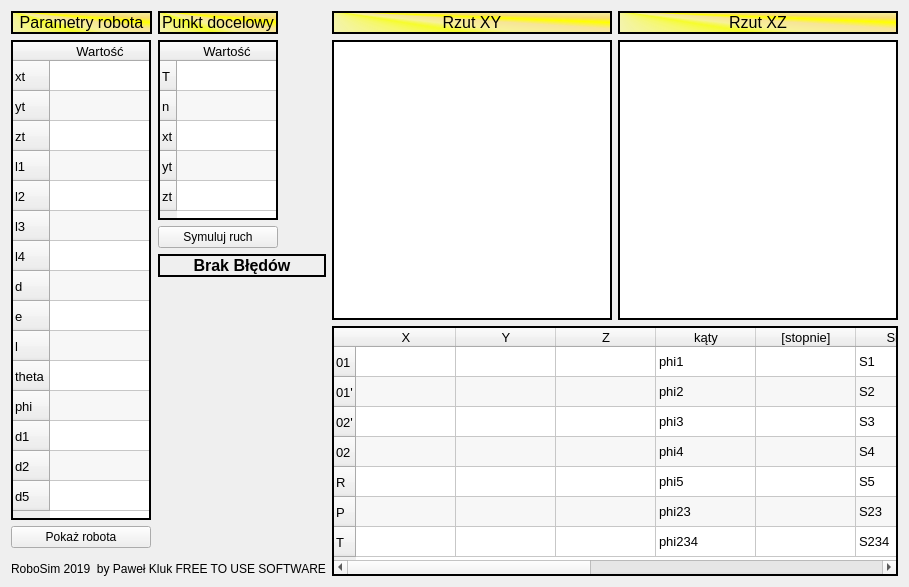
<?xml version="1.0" encoding="UTF-8"?>
<ui version="4.0">
 <class>MainWindow</class>
 <widget class="QMainWindow" name="MainWindow">
  <property name="geometry">
   <rect>
    <x>0</x>
    <y>0</y>
    <width>871</width>
    <height>584</height>
   </rect>
  </property>
  <property name="windowTitle">
   <string>RoboSim 2019</string>
  </property>
  <property name="windowIcon">
   <iconset resource="data.qrc">
    <normaloff>:/images/icon.png</normaloff>:/images/icon.png</iconset>
  </property>
  <property name="autoFillBackground">
   <bool>true</bool>
  </property>
  <property name="styleSheet">
   <string notr="true"/>
  </property>
  <widget class="QWidget" name="centralWidget">
   <layout class="QGridLayout" name="gridLayout">
    <item row="0" column="0">
     <layout class="QVBoxLayout" name="verticalLayout_4">
      <item>
       <layout class="QHBoxLayout" name="horizontalLayout">
        <item>
         <layout class="QVBoxLayout" name="verticalLayout_3">
          <item>
           <widget class="QLabel" name="label">
            <property name="sizePolicy">
             <sizepolicy hsizetype="Fixed" vsizetype="Fixed">
              <horstretch>0</horstretch>
              <verstretch>0</verstretch>
             </sizepolicy>
            </property>
            <property name="minimumSize">
             <size>
              <width>141</width>
              <height>0</height>
             </size>
            </property>
            <property name="font">
             <font>
              <pointsize>12</pointsize>
             </font>
            </property>
            <property name="autoFillBackground">
             <bool>false</bool>
            </property>
            <property name="styleSheet">
             <string notr="true">background-color: qconicalgradient(cx:0, cy:0, angle:135, stop:0 rgba(255, 255, 0, 69), stop:0.375 rgba(255, 255, 0, 69), stop:0.423533 rgba(251, 255, 0, 145), stop:0.45 rgba(247, 255, 0, 208), stop:0.477581 rgba(255, 244, 71, 130), stop:0.518717 rgba(255, 218, 71, 130), stop:0.55 rgba(255, 255, 0, 255), stop:0.57754 rgba(255, 203, 0, 130), stop:0.625 rgba(255, 255, 0, 69), stop:1 rgba(255, 255, 0, 69));</string>
            </property>
            <property name="frameShape">
             <enum>QFrame::WinPanel</enum>
            </property>
            <property name="frameShadow">
             <enum>QFrame::Plain</enum>
            </property>
            <property name="text">
             <string>Parametry robota</string>
            </property>
            <property name="alignment">
             <set>Qt::AlignCenter</set>
            </property>
           </widget>
          </item>
          <item>
           <widget class="QTableWidget" name="RobPar">
            <property name="sizePolicy">
             <sizepolicy hsizetype="Fixed" vsizetype="Expanding">
              <horstretch>0</horstretch>
              <verstretch>0</verstretch>
             </sizepolicy>
            </property>
            <property name="minimumSize">
             <size>
              <width>140</width>
              <height>480</height>
             </size>
            </property>
            <property name="maximumSize">
             <size>
              <width>140</width>
              <height>480</height>
             </size>
            </property>
            <property name="font">
             <font>
              <pointsize>10</pointsize>
             </font>
            </property>
            <property name="frameShape">
             <enum>QFrame::WinPanel</enum>
            </property>
            <property name="frameShadow">
             <enum>QFrame::Plain</enum>
            </property>
            <property name="midLineWidth">
             <number>0</number>
            </property>
            <property name="sizeAdjustPolicy">
             <enum>QAbstractScrollArea::AdjustIgnored</enum>
            </property>
            <property name="editTriggers">
             <set>QAbstractItemView::AnyKeyPressed|QAbstractItemView::DoubleClicked|QAbstractItemView::EditKeyPressed|QAbstractItemView::SelectedClicked</set>
            </property>
            <property name="defaultDropAction">
             <enum>Qt::IgnoreAction</enum>
            </property>
            <property name="alternatingRowColors">
             <bool>true</bool>
            </property>
            <property name="textElideMode">
             <enum>Qt::ElideRight</enum>
            </property>
            <property name="gridStyle">
             <enum>Qt::SolidLine</enum>
            </property>
            <property name="sortingEnabled">
             <bool>false</bool>
            </property>
            <property name="rowCount">
             <number>15</number>
            </property>
            <attribute name="horizontalHeaderCascadingSectionResizes">
             <bool>false</bool>
            </attribute>
            <attribute name="verticalHeaderShowSortIndicator" stdset="0">
             <bool>true</bool>
            </attribute>
            <row>
             <property name="text">
              <string>xt</string>
             </property>
            </row>
            <row>
             <property name="text">
              <string>yt</string>
             </property>
            </row>
            <row>
             <property name="text">
              <string>zt</string>
             </property>
            </row>
            <row>
             <property name="text">
              <string>l1</string>
             </property>
            </row>
            <row>
             <property name="text">
              <string>l2</string>
             </property>
            </row>
            <row>
             <property name="text">
              <string>l3</string>
             </property>
            </row>
            <row>
             <property name="text">
              <string>l4</string>
             </property>
            </row>
            <row>
             <property name="text">
              <string>d</string>
             </property>
            </row>
            <row>
             <property name="text">
              <string>e</string>
             </property>
            </row>
            <row>
             <property name="text">
              <string>l</string>
             </property>
            </row>
            <row>
             <property name="text">
              <string>theta</string>
             </property>
            </row>
            <row>
             <property name="text">
              <string>phi</string>
             </property>
            </row>
            <row>
             <property name="text">
              <string>d1</string>
             </property>
            </row>
            <row>
             <property name="text">
              <string>d2</string>
             </property>
            </row>
            <row>
             <property name="text">
              <string>d5</string>
             </property>
            </row>
            <column>
             <property name="text">
              <string>Wartość</string>
             </property>
            </column>
            <item row="0" column="0">
             <property name="text">
              <string/>
             </property>
            </item>
           </widget>
          </item>
          <item>
           <widget class="QPushButton" name="Show">
            <property name="sizePolicy">
             <sizepolicy hsizetype="Fixed" vsizetype="Fixed">
              <horstretch>0</horstretch>
              <verstretch>0</verstretch>
             </sizepolicy>
            </property>
            <property name="minimumSize">
             <size>
              <width>140</width>
              <height>0</height>
             </size>
            </property>
            <property name="text">
             <string>Pokaż robota</string>
            </property>
           </widget>
          </item>
          <item>
           <spacer name="verticalSpacer">
            <property name="orientation">
             <enum>Qt::Vertical</enum>
            </property>
            <property name="sizeHint" stdset="0">
             <size>
              <width>20</width>
              <height>40</height>
             </size>
            </property>
           </spacer>
          </item>
         </layout>
        </item>
        <item>
         <layout class="QVBoxLayout" name="verticalLayout">
          <item>
           <layout class="QVBoxLayout" name="verticalLayout_2">
            <item>
             <widget class="QLabel" name="label_3">
              <property name="sizePolicy">
               <sizepolicy hsizetype="Fixed" vsizetype="Fixed">
                <horstretch>0</horstretch>
                <verstretch>0</verstretch>
               </sizepolicy>
              </property>
              <property name="minimumSize">
               <size>
                <width>120</width>
                <height>0</height>
               </size>
              </property>
              <property name="maximumSize">
               <size>
                <width>120</width>
                <height>16777215</height>
               </size>
              </property>
              <property name="font">
               <font>
                <pointsize>12</pointsize>
               </font>
              </property>
              <property name="autoFillBackground">
               <bool>false</bool>
              </property>
              <property name="styleSheet">
               <string notr="true">background-color: qconicalgradient(cx:0, cy:0, angle:135, stop:0 rgba(255, 255, 0, 69), stop:0.375 rgba(255, 255, 0, 69), stop:0.423533 rgba(251, 255, 0, 145), stop:0.45 rgba(247, 255, 0, 208), stop:0.477581 rgba(255, 244, 71, 130), stop:0.518717 rgba(255, 218, 71, 130), stop:0.55 rgba(255, 255, 0, 255), stop:0.57754 rgba(255, 203, 0, 130), stop:0.625 rgba(255, 255, 0, 69), stop:1 rgba(255, 255, 0, 69));</string>
              </property>
              <property name="frameShape">
               <enum>QFrame::WinPanel</enum>
              </property>
              <property name="frameShadow">
               <enum>QFrame::Plain</enum>
              </property>
              <property name="text">
               <string>Punkt docelowy</string>
              </property>
              <property name="alignment">
               <set>Qt::AlignCenter</set>
              </property>
             </widget>
            </item>
            <item>
             <widget class="QTableWidget" name="FinishCord">
              <property name="sizePolicy">
               <sizepolicy hsizetype="Fixed" vsizetype="Fixed">
                <horstretch>0</horstretch>
                <verstretch>0</verstretch>
               </sizepolicy>
              </property>
              <property name="minimumSize">
               <size>
                <width>120</width>
                <height>180</height>
               </size>
              </property>
              <property name="maximumSize">
               <size>
                <width>120</width>
                <height>180</height>
               </size>
              </property>
              <property name="baseSize">
               <size>
                <width>120</width>
                <height>100</height>
               </size>
              </property>
              <property name="font">
               <font>
                <pointsize>10</pointsize>
               </font>
              </property>
              <property name="frameShape">
               <enum>QFrame::WinPanel</enum>
              </property>
              <property name="frameShadow">
               <enum>QFrame::Plain</enum>
              </property>
              <property name="alternatingRowColors">
               <bool>true</bool>
              </property>
              <row>
               <property name="text">
                <string>T</string>
               </property>
              </row>
              <row>
               <property name="text">
                <string>n</string>
               </property>
              </row>
              <row>
               <property name="text">
                <string>xt</string>
               </property>
              </row>
              <row>
               <property name="text">
                <string>yt</string>
               </property>
              </row>
              <row>
               <property name="text">
                <string>zt</string>
               </property>
              </row>
              <column>
               <property name="text">
                <string>Wartość</string>
               </property>
              </column>
             </widget>
            </item>
            <item>
             <widget class="QPushButton" name="Move">
              <property name="sizePolicy">
               <sizepolicy hsizetype="Fixed" vsizetype="Fixed">
                <horstretch>0</horstretch>
                <verstretch>0</verstretch>
               </sizepolicy>
              </property>
              <property name="minimumSize">
               <size>
                <width>120</width>
                <height>0</height>
               </size>
              </property>
              <property name="autoFillBackground">
               <bool>false</bool>
              </property>
              <property name="text">
               <string>Symuluj ruch</string>
              </property>
             </widget>
            </item>
            <item>
             <widget class="QLabel" name="ErrLabel">
              <property name="font">
               <font>
                <pointsize>12</pointsize>
                <weight>75</weight>
                <bold>true</bold>
               </font>
              </property>
              <property name="frameShape">
               <enum>QFrame::WinPanel</enum>
              </property>
              <property name="text">
               <string>Brak Błędów</string>
              </property>
              <property name="alignment">
               <set>Qt::AlignCenter</set>
              </property>
             </widget>
            </item>
            <item>
             <spacer name="verticalSpacer_2">
              <property name="orientation">
               <enum>Qt::Vertical</enum>
              </property>
              <property name="sizeHint" stdset="0">
               <size>
                <width>20</width>
                <height>40</height>
               </size>
              </property>
             </spacer>
            </item>
           </layout>
          </item>
         </layout>
        </item>
       </layout>
      </item>
      <item>
       <widget class="QLabel" name="label_5">
        <property name="frameShape">
         <enum>QFrame::NoFrame</enum>
        </property>
        <property name="text">
         <string>RoboSim 2019  by Paweł Kluk FREE TO USE SOFTWARE</string>
        </property>
       </widget>
      </item>
     </layout>
    </item>
    <item row="0" column="1">
     <layout class="QVBoxLayout" name="verticalLayout_5">
      <item>
       <layout class="QGridLayout" name="gridLayout_2">
        <item row="0" column="1">
         <widget class="QLabel" name="label_6">
          <property name="sizePolicy">
           <sizepolicy hsizetype="Preferred" vsizetype="Fixed">
            <horstretch>0</horstretch>
            <verstretch>0</verstretch>
           </sizepolicy>
          </property>
          <property name="font">
           <font>
            <pointsize>12</pointsize>
           </font>
          </property>
          <property name="autoFillBackground">
           <bool>false</bool>
          </property>
          <property name="styleSheet">
           <string notr="true">background-color: qconicalgradient(cx:0, cy:0, angle:135, stop:0 rgba(255, 255, 0, 69), stop:0.375 rgba(255, 255, 0, 69), stop:0.423533 rgba(251, 255, 0, 145), stop:0.45 rgba(247, 255, 0, 208), stop:0.477581 rgba(255, 244, 71, 130), stop:0.518717 rgba(255, 218, 71, 130), stop:0.55 rgba(255, 255, 0, 255), stop:0.57754 rgba(255, 203, 0, 130), stop:0.625 rgba(255, 255, 0, 69), stop:1 rgba(255, 255, 0, 69));</string>
          </property>
          <property name="frameShape">
           <enum>QFrame::WinPanel</enum>
          </property>
          <property name="text">
           <string>Rzut XZ</string>
          </property>
          <property name="alignment">
           <set>Qt::AlignCenter</set>
          </property>
         </widget>
        </item>
        <item row="1" column="0">
         <widget class="scaleView" name="graphicsViewXY">
          <property name="minimumSize">
           <size>
            <width>280</width>
            <height>280</height>
           </size>
          </property>
          <property name="baseSize">
           <size>
            <width>480</width>
            <height>480</height>
           </size>
          </property>
          <property name="mouseTracking">
           <bool>false</bool>
          </property>
          <property name="frameShape">
           <enum>QFrame::WinPanel</enum>
          </property>
          <property name="frameShadow">
           <enum>QFrame::Plain</enum>
          </property>
          <property name="verticalScrollBarPolicy">
           <enum>Qt::ScrollBarAlwaysOff</enum>
          </property>
          <property name="horizontalScrollBarPolicy">
           <enum>Qt::ScrollBarAlwaysOff</enum>
          </property>
          <property name="sizeAdjustPolicy">
           <enum>QAbstractScrollArea::AdjustIgnored</enum>
          </property>
          <property name="renderHints">
           <set>QPainter::Antialiasing|QPainter::TextAntialiasing</set>
          </property>
          <property name="dragMode">
           <enum>QGraphicsView::ScrollHandDrag</enum>
          </property>
         </widget>
        </item>
        <item row="0" column="0">
         <widget class="QLabel" name="label_4">
          <property name="sizePolicy">
           <sizepolicy hsizetype="Preferred" vsizetype="Fixed">
            <horstretch>0</horstretch>
            <verstretch>0</verstretch>
           </sizepolicy>
          </property>
          <property name="font">
           <font>
            <pointsize>12</pointsize>
           </font>
          </property>
          <property name="autoFillBackground">
           <bool>false</bool>
          </property>
          <property name="styleSheet">
           <string notr="true">background-color: qconicalgradient(cx:0, cy:0, angle:135, stop:0 rgba(255, 255, 0, 69), stop:0.375 rgba(255, 255, 0, 69), stop:0.423533 rgba(251, 255, 0, 145), stop:0.45 rgba(247, 255, 0, 208), stop:0.477581 rgba(255, 244, 71, 130), stop:0.518717 rgba(255, 218, 71, 130), stop:0.55 rgba(255, 255, 0, 255), stop:0.57754 rgba(255, 203, 0, 130), stop:0.625 rgba(255, 255, 0, 69), stop:1 rgba(255, 255, 0, 69));</string>
          </property>
          <property name="frameShape">
           <enum>QFrame::WinPanel</enum>
          </property>
          <property name="text">
           <string>Rzut XY</string>
          </property>
          <property name="alignment">
           <set>Qt::AlignCenter</set>
          </property>
         </widget>
        </item>
        <item row="1" column="1">
         <widget class="scaleView" name="graphicsViewXZ">
          <property name="minimumSize">
           <size>
            <width>280</width>
            <height>280</height>
           </size>
          </property>
          <property name="baseSize">
           <size>
            <width>480</width>
            <height>480</height>
           </size>
          </property>
          <property name="frameShape">
           <enum>QFrame::WinPanel</enum>
          </property>
          <property name="frameShadow">
           <enum>QFrame::Plain</enum>
          </property>
          <property name="verticalScrollBarPolicy">
           <enum>Qt::ScrollBarAlwaysOff</enum>
          </property>
          <property name="horizontalScrollBarPolicy">
           <enum>Qt::ScrollBarAlwaysOff</enum>
          </property>
          <property name="sizeAdjustPolicy">
           <enum>QAbstractScrollArea::AdjustIgnored</enum>
          </property>
          <property name="renderHints">
           <set>QPainter::Antialiasing|QPainter::TextAntialiasing</set>
          </property>
          <property name="dragMode">
           <enum>QGraphicsView::ScrollHandDrag</enum>
          </property>
         </widget>
        </item>
       </layout>
      </item>
      <item>
       <widget class="QTableWidget" name="ValueTab">
        <property name="sizePolicy">
         <sizepolicy hsizetype="Expanding" vsizetype="Fixed">
          <horstretch>0</horstretch>
          <verstretch>0</verstretch>
         </sizepolicy>
        </property>
        <property name="minimumSize">
         <size>
          <width>0</width>
          <height>250</height>
         </size>
        </property>
        <property name="font">
         <font>
          <pointsize>10</pointsize>
         </font>
        </property>
        <property name="frameShape">
         <enum>QFrame::WinPanel</enum>
        </property>
        <property name="frameShadow">
         <enum>QFrame::Plain</enum>
        </property>
        <property name="verticalScrollBarPolicy">
         <enum>Qt::ScrollBarAlwaysOff</enum>
        </property>
        <property name="editTriggers">
         <set>QAbstractItemView::NoEditTriggers</set>
        </property>
        <property name="alternatingRowColors">
         <bool>true</bool>
        </property>
        <row>
         <property name="text">
          <string>01</string>
         </property>
        </row>
        <row>
         <property name="text">
          <string>01'</string>
         </property>
        </row>
        <row>
         <property name="text">
          <string>02'</string>
         </property>
        </row>
        <row>
         <property name="text">
          <string>02</string>
         </property>
        </row>
        <row>
         <property name="text">
          <string>R</string>
         </property>
        </row>
        <row>
         <property name="text">
          <string>P</string>
         </property>
        </row>
        <row>
         <property name="text">
          <string>T</string>
         </property>
        </row>
        <column>
         <property name="text">
          <string>X</string>
         </property>
        </column>
        <column>
         <property name="text">
          <string>Y</string>
         </property>
        </column>
        <column>
         <property name="text">
          <string>Z</string>
         </property>
        </column>
        <column>
         <property name="text">
          <string>kąty</string>
         </property>
        </column>
        <column>
         <property name="text">
          <string>[stopnie]</string>
         </property>
        </column>
        <column>
         <property name="text">
          <string>Sinusy</string>
         </property>
        </column>
        <column>
         <property name="text">
          <string>-</string>
         </property>
        </column>
        <column>
         <property name="text">
          <string>Cosinusy</string>
         </property>
        </column>
        <column>
         <property name="text">
          <string>-</string>
         </property>
        </column>
        <column>
         <property name="text">
          <string>a,b</string>
         </property>
        </column>
        <column>
         <property name="text">
          <string>-</string>
         </property>
        </column>
        <item row="0" column="3">
         <property name="text">
          <string>phi1</string>
         </property>
        </item>
        <item row="0" column="4">
         <property name="text">
          <string/>
         </property>
        </item>
        <item row="0" column="5">
         <property name="text">
          <string>S1</string>
         </property>
        </item>
        <item row="0" column="7">
         <property name="text">
          <string>C1</string>
         </property>
        </item>
        <item row="0" column="9">
         <property name="text">
          <string>a</string>
         </property>
        </item>
        <item row="0" column="10">
         <property name="text">
          <string/>
         </property>
        </item>
        <item row="1" column="3">
         <property name="text">
          <string>phi2</string>
         </property>
        </item>
        <item row="1" column="5">
         <property name="text">
          <string>S2</string>
         </property>
        </item>
        <item row="1" column="7">
         <property name="text">
          <string>C2</string>
         </property>
        </item>
        <item row="1" column="9">
         <property name="text">
          <string>b</string>
         </property>
        </item>
        <item row="2" column="3">
         <property name="text">
          <string>phi3</string>
         </property>
        </item>
        <item row="2" column="5">
         <property name="text">
          <string>S3</string>
         </property>
        </item>
        <item row="2" column="7">
         <property name="text">
          <string>C3</string>
         </property>
        </item>
        <item row="3" column="3">
         <property name="text">
          <string>phi4</string>
         </property>
        </item>
        <item row="3" column="5">
         <property name="text">
          <string>S4</string>
         </property>
        </item>
        <item row="3" column="7">
         <property name="text">
          <string>C4</string>
         </property>
        </item>
        <item row="4" column="3">
         <property name="text">
          <string>phi5</string>
         </property>
        </item>
        <item row="4" column="5">
         <property name="text">
          <string>S5</string>
         </property>
        </item>
        <item row="4" column="7">
         <property name="text">
          <string>C5</string>
         </property>
        </item>
        <item row="5" column="3">
         <property name="text">
          <string>phi23</string>
         </property>
        </item>
        <item row="5" column="5">
         <property name="text">
          <string>S23</string>
         </property>
        </item>
        <item row="5" column="7">
         <property name="text">
          <string>C23</string>
         </property>
        </item>
        <item row="6" column="3">
         <property name="text">
          <string>phi234</string>
         </property>
        </item>
        <item row="6" column="5">
         <property name="text">
          <string>S234</string>
         </property>
        </item>
        <item row="6" column="7">
         <property name="text">
          <string>C234</string>
         </property>
        </item>
       </widget>
      </item>
     </layout>
    </item>
   </layout>
  </widget>
 </widget>
 <layoutdefault spacing="6" margin="11"/>
 <customwidgets>
  <customwidget>
   <class>scaleView</class>
   <extends>QGraphicsView</extends>
   <header>scaleview.h</header>
  </customwidget>
 </customwidgets>
 <resources>
  <include location="data.qrc"/>
 </resources>
 <connections/>
</ui>
